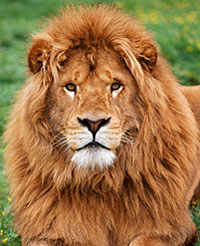
//> input picture TestImg/lion.jpg, 200 x 246 px, given in place of ����$�Exif, which was not available
$ ./hw4-1 ../TestImg/lion.jpg   (built with g++ and OpenCV 4)
//> lines starting //> are read from the running program, lines starting //| are printed output that depends on the picture; after the words box and inside, x2 and y2 are one past the last pixel; in counts of white or black regions, pixels touching at a corner belong together; pictures that were not available may be replaced by others from this repository, and a replacement may not be noted
#include <iostream>
#include <fstream>
#include <opencv.hpp>
using namespace std;
using namespace cv;

template<class T> void insertion( std::vector<T> &cont, T value ) {
	typename std::vector<T>::iterator it = std::upper_bound( cont.begin(), cont.end(), value, std::less<T>() );
	cont.insert( it, value );
}

string config_path_in = "../config.csv";
string input_file;
string output_file;

Mat src, dst;
uchar *pic_ptr;
int MAX_SCALE = 0;

int main(int argc, char* argv[]) {

	if(argc > 1)
		config_path_in = argv[1];
	fstream config_file;
	cout << config_path_in << endl;
	config_file.open(config_path_in, ios::in);
	if (config_file.is_open()) {
		config_file >> input_file;
		config_file >> output_file;
	} else {
		cout << "Open file failed." << endl;
		return 0;
	}

	src = imread(input_file, IMREAD_GRAYSCALE);
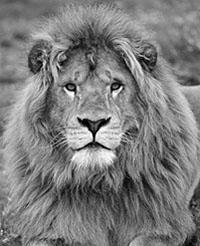
//> src: 246 rows x 200 cols, CV_8UC1; min 0, max 255, mean 125.3
	if(src.empty()) {
		cout << "Open image failed." << endl;
		return 0;
	}
	imshow("original", src);
	dst = src.clone();

	// Get binary image
	for(int i = 0; i < dst.rows; i++) {
		pic_ptr = dst.ptr(i);
		for(int j = 0; j < dst.cols; j++) {
			*pic_ptr++ = pic_ptr[0] > 127? 0:255;
		}
	}
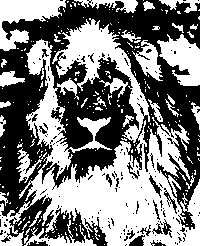
//> dst: 246 rows x 200 cols, CV_8UC1; 49.1% white; 233 white regions (202 under 20 px), largest, box (x1, y1, x2, y2) and area: (0, 18, 200, 246) 17078, (0, 0, 66, 51) 1644, (157, 34, 200, 86) 1334

	vector<uchar> elem;

	// Forward Pass
	for(int i = 0; i < dst.rows; i++) {
		pic_ptr = dst.ptr(i);
		for(int j = 0; j < dst.cols; j++) {
			elem.clear();
			// Check if background
			if(pic_ptr[0] <= 0) {
				pic_ptr++;
				continue;
			}

			// Get dst-upper corner
			uchar *pad_ptr = dst.ptr(i-1, j-1);
			for(int jx = 0; jx < 3; jx++) {
				insertion(elem, *pad_ptr++);
			}
			pad_ptr = dst.ptr(i, j-1);
			insertion(elem, *pad_ptr);

			*pic_ptr++ = elem[0]+1;
		}
	}
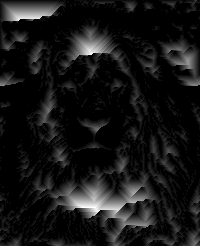
//> dst: 246 rows x 200 cols, CV_8UC1; min 0, max 21, mean 1.8; drawn with min black and max white
//> after the loop, elem = [4, 4, 4, 5]

	// Backward Pass
	for(int i = dst.rows-1; i >= 0; i--) {
		for(int j = dst.cols-1; j >= 0; j--) {
			pic_ptr = dst.ptr(i, j);
			elem.clear();
			// Check if background
			if(pic_ptr[0] <= 0) {
				pic_ptr--;
				continue;
			}

			// Get dst-upper corner
			uchar *pad_ptr = dst.ptr(i+1, j-1);
			for(int jx = 0; jx < 3; jx++) {
				uchar tmp = pad_ptr[0]+1;
				insertion(elem, tmp);
				pad_ptr++;
			}
			pad_ptr = dst.ptr(i, j);
			insertion(elem, *pad_ptr++);
			uchar tmp = pad_ptr[0]+1;
			insertion(elem, tmp);

			pic_ptr[0] = elem[0];
			MAX_SCALE = MAX_SCALE > pic_ptr[0]? MAX_SCALE:pic_ptr[0];
			pic_ptr--;
		}

	}
//> this loop made 246 passes
//> MAX_SCALE on passes 1 to 3: 1, 2, 3
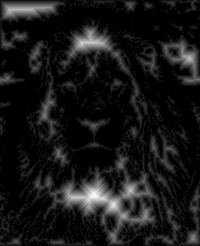
//> dst: 246 rows x 200 cols, CV_8UC1; 16.17% of pixels changed, all inside (x1, y1, x2, y2) = (0, 0, 200, 246); drawn with min black and max white
//> after the loop, elem = [1, 2, 2, 2, 3]; MAX_SCALE = 14

	// Scale
	for(int i = 0; i < dst.rows; i++) {
		pic_ptr = dst.ptr(i);
		for(int j = 0; j < dst.cols; j++) {
			*pic_ptr++ = pic_ptr[0]*255.0/MAX_SCALE;
		}
	}

	imshow("processed", dst);
//> (the run ends here: the program stops with an error, at `imwrite(output_file, dst);`)

$ run again, on TestImg/orange.jpg
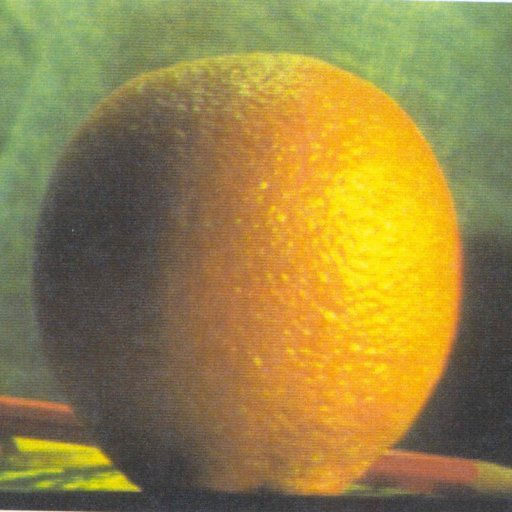
//> input picture TestImg/orange.jpg, 512 x 512 px, given in place of ����, which was not available
//> after the loop `for(int i = 0; i < dst.rows; i++)`:
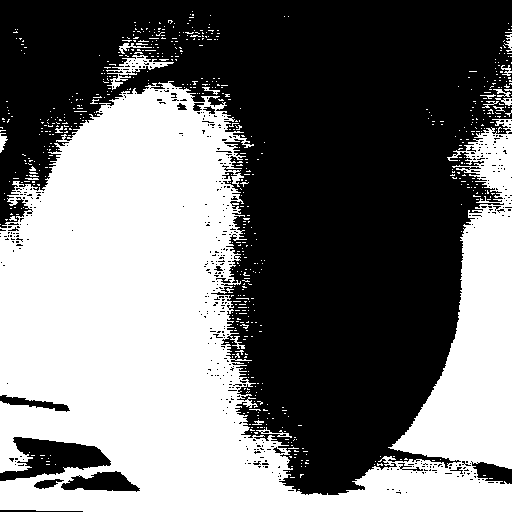
//> dst: 512 rows x 512 cols, CV_8UC1; 45.8% white; 654 white regions (635 under 20 px), largest, box (x1, y1, x2, y2) and area: (0, 81, 512, 512) 116688, (106, 55, 174, 90) 622, (119, 43, 152, 54) 100
//> after the loop `for(int i = 0; i < dst.rows; i++)`: elem = [0, 1, 2, 27]
//> the loop `for(int i = dst.rows-1; i >= 0; i--)` made 512 passes
//> MAX_SCALE on passes 1 to 3: 1, 2, 3
//> after the loop `for(int i = dst.rows-1; i >= 0; i--)`: MAX_SCALE = 85
//> after the loop `for(int i = 0; i < dst.rows; i++)`:
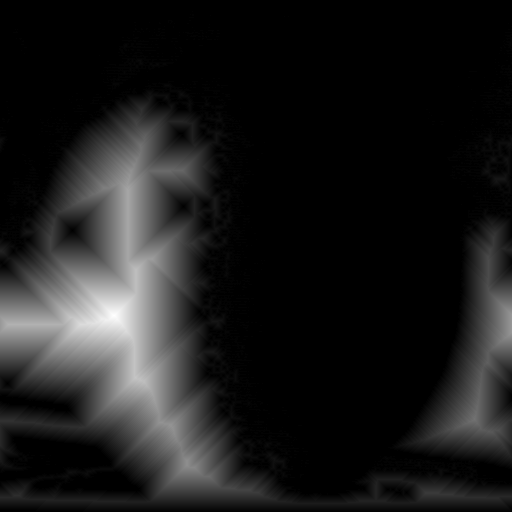
//> dst: 512 rows x 512 cols, CV_8UC1; min 0, max 255, mean 27.7

$ run again, on TestImg/tiger.jpg
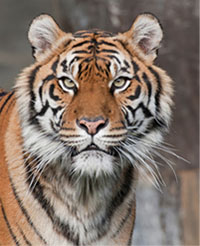
//> input picture TestImg/tiger.jpg, 200 x 246 px, given in place of ����!�Exif, which was not available
//> after the loop `for(int i = 0; i < dst.rows; i++)`:
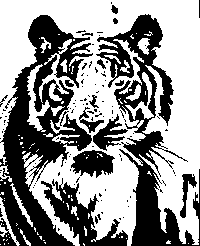
//> dst: 246 rows x 200 cols, CV_8UC1; 57.9% white; 111 black regions (94 under 20 px), largest, box (x1, y1, x2, y2) and area: (0, 15, 93, 246) 9142, (96, 14, 200, 246) 6944, (41, 178, 128, 246) 2016
//> the loop `for(int i = dst.rows-1; i >= 0; i--)` made 246 passes
//> MAX_SCALE on passes 1 to 3: 1, 2, 2
//> after the loop `for(int i = dst.rows-1; i >= 0; i--)`:
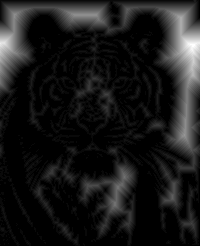
//> dst: 246 rows x 200 cols, CV_8UC1; min 0, max 27, mean 2.7; drawn with min black and max white
//> after the loop `for(int i = dst.rows-1; i >= 0; i--)`: elem = [1, 1, 2, 2, 3]; MAX_SCALE = 27
